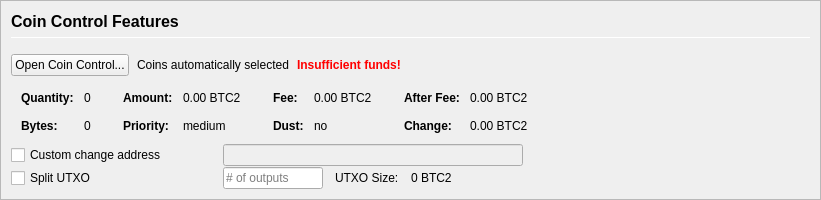
         <widget class="QFrame" name="frameCoinControl">
          <property name="sizePolicy">
           <sizepolicy hsizetype="Expanding" vsizetype="Expanding">
            <horstretch>0</horstretch>
            <verstretch>0</verstretch>
           </sizepolicy>
          </property>
          <property name="maximumSize">
           <size>
            <width>16777215</width>
            <height>16777215</height>
           </size>
          </property>
          <property name="frameShape">
           <enum>QFrame::StyledPanel</enum>
          </property>
          <property name="frameShadow">
           <enum>QFrame::Sunken</enum>
          </property>
          <layout class="QVBoxLayout" name="verticalLayoutCoinControl2">
           <property name="spacing">
            <number>0</number>
           </property>
           <property name="leftMargin">
            <number>0</number>
           </property>
           <property name="topMargin">
            <number>0</number>
           </property>
           <property name="rightMargin">
            <number>0</number>
           </property>
           <property name="bottomMargin">
            <number>0</number>
           </property>
           <item>
            <widget class="QFrame" name="frameCoinControl_BG">
             <layout class="QVBoxLayout" name="verticalLayoutCoinControl" stretch="0,0,0,0,0,0">
              <property name="spacing">
               <number>1</number>
              </property>
              <property name="leftMargin">
               <number>10</number>
              </property>
              <property name="topMargin">
               <number>10</number>
              </property>
              <item>
               <layout class="QHBoxLayout" name="horizontalLayoutCoinControl1">
                <property name="bottomMargin">
                 <number>15</number>
                </property>
                <item>
                 <layout class="QVBoxLayout" name="verticalLayout_3">
                  <property name="spacing">
                   <number>6</number>
                  </property>
                  <item>
                   <widget class="QLabel" name="labelCoinControlFeatures">
                    <property name="sizePolicy">
                     <sizepolicy hsizetype="Preferred" vsizetype="Maximum">
                      <horstretch>0</horstretch>
                      <verstretch>0</verstretch>
                     </sizepolicy>
                    </property>
                    <property name="minimumSize">
                     <size>
                      <width>0</width>
                      <height>20</height>
                     </size>
                    </property>
                    <property name="font">
                     <font>
                      <pointsize>12</pointsize>
                      <weight>75</weight>
                      <bold>true</bold>
                     </font>
                    </property>
                    <property name="styleSheet">
                     <string notr="true">font-weight:bold;</string>
                    </property>
                    <property name="text">
                     <string>Coin Control Features</string>
                    </property>
                   </widget>
                  </item>
                  <item>
                   <widget class="Line" name="line">
                    <property name="minimumSize">
                     <size>
                      <width>0</width>
                      <height>1</height>
                     </size>
                    </property>
                    <property name="maximumSize">
                     <size>
                      <width>16777215</width>
                      <height>1</height>
                     </size>
                    </property>
                    <property name="orientation">
                     <enum>Qt::Horizontal</enum>
                    </property>
                   </widget>
                  </item>
                 </layout>
                </item>
               </layout>
              </item>
              <item>
               <layout class="QHBoxLayout" name="horizontalLayoutCoinControl2" stretch="0,0,0,0">
                <property name="spacing">
                 <number>8</number>
                </property>
                <property name="bottomMargin">
                 <number>10</number>
                </property>
                <item>
                 <widget class="QPushButton" name="pushButtonCoinControl">
                  <property name="styleSheet">
                   <string notr="true"/>
                  </property>
                  <property name="text">
                   <string>Open Coin Control...</string>
                  </property>
                  <property name="autoDefault">
                   <bool>false</bool>
                  </property>
                 </widget>
                </item>
                <item>
                 <widget class="QLabel" name="labelCoinControlAutomaticallySelected">
                  <property name="text">
                   <string>Coins automatically selected</string>
                  </property>
                  <property name="margin">
                   <number>5</number>
                  </property>
                 </widget>
                </item>
                <item>
                 <widget class="QLabel" name="labelCoinControlInsuffFunds">
                  <property name="font">
                   <font>
                    <weight>75</weight>
                    <bold>true</bold>
                   </font>
                  </property>
                  <property name="styleSheet">
                   <string notr="true">color:red;font-weight:bold;</string>
                  </property>
                  <property name="text">
                   <string>Insufficient funds!</string>
                  </property>
                  <property name="margin">
                   <number>5</number>
                  </property>
                 </widget>
                </item>
                <item>
                 <spacer name="horizontalSpacerCoinControl">
                  <property name="orientation">
                   <enum>Qt::Horizontal</enum>
                  </property>
                  <property name="sizeHint" stdset="0">
                   <size>
                    <width>40</width>
                    <height>1</height>
                   </size>
                  </property>
                 </spacer>
                </item>
               </layout>
              </item>
              <item>
               <widget class="QWidget" name="widgetCoinControl" native="true">
                <property name="sizePolicy">
                 <sizepolicy hsizetype="Preferred" vsizetype="Preferred">
                  <horstretch>0</horstretch>
                  <verstretch>0</verstretch>
                 </sizepolicy>
                </property>
                <property name="minimumSize">
                 <size>
                  <width>0</width>
                  <height>0</height>
                 </size>
                </property>
                <property name="styleSheet">
                 <string notr="true"/>
                </property>
                <layout class="QHBoxLayout" name="horizontalLayoutCoinControl5">
                 <property name="leftMargin">
                  <number>0</number>
                 </property>
                 <property name="topMargin">
                  <number>0</number>
                 </property>
                 <property name="rightMargin">
                  <number>0</number>
                 </property>
                 <property name="bottomMargin">
                  <number>0</number>
                 </property>
                 <item>
                  <layout class="QHBoxLayout" name="horizontalLayoutCoinControl3" stretch="0,0,0,1">
                   <property name="spacing">
                    <number>20</number>
                   </property>
                   <property name="topMargin">
                    <number>0</number>
                   </property>
                   <property name="bottomMargin">
                    <number>10</number>
                   </property>
                   <item>
                    <layout class="QFormLayout" name="formLayoutCoinControl1">
                     <property name="horizontalSpacing">
                      <number>10</number>
                     </property>
                     <property name="verticalSpacing">
                      <number>14</number>
                     </property>
                     <property name="leftMargin">
                      <number>10</number>
                     </property>
                     <property name="topMargin">
                      <number>4</number>
                     </property>
                     <property name="rightMargin">
                      <number>6</number>
                     </property>
                     <item row="0" column="0">
                      <widget class="QLabel" name="labelCoinControlQuantityText">
                       <property name="font">
                        <font>
                         <weight>75</weight>
                         <bold>true</bold>
                        </font>
                       </property>
                       <property name="text">
                        <string>Quantity:</string>
                       </property>
                       <property name="margin">
                        <number>0</number>
                       </property>
                      </widget>
                     </item>
                     <item row="0" column="1">
                      <widget class="QLabel" name="labelCoinControlQuantity">
                       <property name="cursor">
                        <cursorShape>IBeamCursor</cursorShape>
                       </property>
                       <property name="contextMenuPolicy">
                        <enum>Qt::ActionsContextMenu</enum>
                       </property>
                       <property name="text">
                        <string notr="true">0</string>
                       </property>
                       <property name="margin">
                        <number>0</number>
                       </property>
                       <property name="textInteractionFlags">
                        <set>Qt::LinksAccessibleByMouse|Qt::TextSelectableByKeyboard|Qt::TextSelectableByMouse</set>
                       </property>
                      </widget>
                     </item>
                     <item row="1" column="0">
                      <widget class="QLabel" name="labelCoinControlBytesText">
                       <property name="font">
                        <font>
                         <weight>75</weight>
                         <bold>true</bold>
                        </font>
                       </property>
                       <property name="text">
                        <string>Bytes:</string>
                       </property>
                      </widget>
                     </item>
                     <item row="1" column="1">
                      <widget class="QLabel" name="labelCoinControlBytes">
                       <property name="cursor">
                        <cursorShape>IBeamCursor</cursorShape>
                       </property>
                       <property name="contextMenuPolicy">
                        <enum>Qt::ActionsContextMenu</enum>
                       </property>
                       <property name="text">
                        <string notr="true">0</string>
                       </property>
                       <property name="textInteractionFlags">
                        <set>Qt::LinksAccessibleByMouse|Qt::TextSelectableByKeyboard|Qt::TextSelectableByMouse</set>
                       </property>
                      </widget>
                     </item>
                    </layout>
                   </item>
                   <item>
                    <layout class="QFormLayout" name="formLayoutCoinControl2">
                     <property name="horizontalSpacing">
                      <number>10</number>
                     </property>
                     <property name="verticalSpacing">
                      <number>14</number>
                     </property>
                     <property name="leftMargin">
                      <number>6</number>
                     </property>
                     <property name="topMargin">
                      <number>4</number>
                     </property>
                     <property name="rightMargin">
                      <number>6</number>
                     </property>
                     <item row="0" column="0">
                      <widget class="QLabel" name="labelCoinControlAmountText">
                       <property name="font">
                        <font>
                         <weight>75</weight>
                         <bold>true</bold>
                        </font>
                       </property>
                       <property name="text">
                        <string>Amount:</string>
                       </property>
                       <property name="margin">
                        <number>0</number>
                       </property>
                      </widget>
                     </item>
                     <item row="0" column="1">
                      <widget class="QLabel" name="labelCoinControlAmount">
                       <property name="cursor">
                        <cursorShape>IBeamCursor</cursorShape>
                       </property>
                       <property name="contextMenuPolicy">
                        <enum>Qt::ActionsContextMenu</enum>
                       </property>
                       <property name="text">
                        <string notr="true">0.00 BTC2</string>
                       </property>
                       <property name="textInteractionFlags">
                        <set>Qt::LinksAccessibleByMouse|Qt::TextSelectableByKeyboard|Qt::TextSelectableByMouse</set>
                       </property>
                      </widget>
                     </item>
                     <item row="1" column="0">
                      <widget class="QLabel" name="labelCoinControlPriorityText">
                       <property name="font">
                        <font>
                         <weight>75</weight>
                         <bold>true</bold>
                        </font>
                       </property>
                       <property name="text">
                        <string>Priority:</string>
                       </property>
                      </widget>
                     </item>
                     <item row="1" column="1">
                      <widget class="QLabel" name="labelCoinControlPriority">
                       <property name="cursor">
                        <cursorShape>IBeamCursor</cursorShape>
                       </property>
                       <property name="contextMenuPolicy">
                        <enum>Qt::ActionsContextMenu</enum>
                       </property>
                       <property name="text">
                        <string>medium</string>
                       </property>
                       <property name="textInteractionFlags">
                        <set>Qt::LinksAccessibleByMouse|Qt::TextSelectableByKeyboard|Qt::TextSelectableByMouse</set>
                       </property>
                      </widget>
                     </item>
                    </layout>
                   </item>
                   <item>
                    <layout class="QFormLayout" name="formLayoutCoinControl3">
                     <property name="horizontalSpacing">
                      <number>10</number>
                     </property>
                     <property name="verticalSpacing">
                      <number>14</number>
                     </property>
                     <property name="leftMargin">
                      <number>6</number>
                     </property>
                     <property name="topMargin">
                      <number>4</number>
                     </property>
                     <property name="rightMargin">
                      <number>6</number>
                     </property>
                     <item row="0" column="0">
                      <widget class="QLabel" name="labelCoinControlFeeText">
                       <property name="font">
                        <font>
                         <weight>75</weight>
                         <bold>true</bold>
                        </font>
                       </property>
                       <property name="text">
                        <string>Fee:</string>
                       </property>
                       <property name="margin">
                        <number>0</number>
                       </property>
                      </widget>
                     </item>
                     <item row="0" column="1">
                      <widget class="QLabel" name="labelCoinControlFee">
                       <property name="cursor">
                        <cursorShape>IBeamCursor</cursorShape>
                       </property>
                       <property name="contextMenuPolicy">
                        <enum>Qt::ActionsContextMenu</enum>
                       </property>
                       <property name="text">
                        <string notr="true">0.00 BTC2</string>
                       </property>
                       <property name="textInteractionFlags">
                        <set>Qt::LinksAccessibleByMouse|Qt::TextSelectableByKeyboard|Qt::TextSelectableByMouse</set>
                       </property>
                      </widget>
                     </item>
                     <item row="1" column="0">
                      <widget class="QLabel" name="labelCoinControlLowOutputText">
                       <property name="font">
                        <font>
                         <weight>75</weight>
                         <bold>true</bold>
                        </font>
                       </property>
                       <property name="text">
                        <string>Dust:</string>
                       </property>
                      </widget>
                     </item>
                     <item row="1" column="1">
                      <widget class="QLabel" name="labelCoinControlLowOutput">
                       <property name="cursor">
                        <cursorShape>IBeamCursor</cursorShape>
                       </property>
                       <property name="contextMenuPolicy">
                        <enum>Qt::ActionsContextMenu</enum>
                       </property>
                       <property name="text">
                        <string>no</string>
                       </property>
                       <property name="textInteractionFlags">
                        <set>Qt::LinksAccessibleByMouse|Qt::TextSelectableByKeyboard|Qt::TextSelectableByMouse</set>
                       </property>
                      </widget>
                     </item>
                    </layout>
                   </item>
                   <item>
                    <layout class="QFormLayout" name="formLayoutCoinControl4">
                     <property name="horizontalSpacing">
                      <number>10</number>
                     </property>
                     <property name="verticalSpacing">
                      <number>14</number>
                     </property>
                     <property name="leftMargin">
                      <number>6</number>
                     </property>
                     <property name="topMargin">
                      <number>4</number>
                     </property>
                     <property name="rightMargin">
                      <number>6</number>
                     </property>
                     <item row="0" column="0">
                      <widget class="QLabel" name="labelCoinControlAfterFeeText">
                       <property name="font">
                        <font>
                         <weight>75</weight>
                         <bold>true</bold>
                        </font>
                       </property>
                       <property name="text">
                        <string>After Fee:</string>
                       </property>
                       <property name="margin">
                        <number>0</number>
                       </property>
                      </widget>
                     </item>
                     <item row="0" column="1">
                      <widget class="QLabel" name="labelCoinControlAfterFee">
                       <property name="cursor">
                        <cursorShape>IBeamCursor</cursorShape>
                       </property>
                       <property name="contextMenuPolicy">
                        <enum>Qt::ActionsContextMenu</enum>
                       </property>
                       <property name="text">
                        <string notr="true">0.00 BTC2</string>
                       </property>
                       <property name="textInteractionFlags">
                        <set>Qt::LinksAccessibleByMouse|Qt::TextSelectableByKeyboard|Qt::TextSelectableByMouse</set>
                       </property>
                      </widget>
                     </item>
                     <item row="1" column="0">
                      <widget class="QLabel" name="labelCoinControlChangeText">
                       <property name="font">
                        <font>
                         <weight>75</weight>
                         <bold>true</bold>
                        </font>
                       </property>
                       <property name="text">
                        <string>Change:</string>
                       </property>
                      </widget>
                     </item>
                     <item row="1" column="1">
                      <widget class="QLabel" name="labelCoinControlChange">
                       <property name="cursor">
                        <cursorShape>IBeamCursor</cursorShape>
                       </property>
                       <property name="contextMenuPolicy">
                        <enum>Qt::ActionsContextMenu</enum>
                       </property>
                       <property name="text">
                        <string notr="true">0.00 BTC2</string>
                       </property>
                       <property name="textInteractionFlags">
                        <set>Qt::LinksAccessibleByMouse|Qt::TextSelectableByKeyboard|Qt::TextSelectableByMouse</set>
                       </property>
                      </widget>
                     </item>
                    </layout>
                   </item>
                  </layout>
                 </item>
                </layout>
               </widget>
              </item>
              <item>
               <layout class="QHBoxLayout" name="horizontalLayoutCoinControl4">
                <property name="spacing">
                 <number>12</number>
                </property>
                <property name="sizeConstraint">
                 <enum>QLayout::SetDefaultConstraint</enum>
                </property>
                <property name="topMargin">
                 <number>0</number>
                </property>
                <property name="rightMargin">
                 <number>0</number>
                </property>
                <item>
                 <widget class="QCheckBox" name="checkBoxCoinControlChange">
                  <property name="sizePolicy">
                   <sizepolicy hsizetype="Preferred" vsizetype="Preferred">
                    <horstretch>0</horstretch>
                    <verstretch>0</verstretch>
                   </sizepolicy>
                  </property>
                  <property name="minimumSize">
                   <size>
                    <width>200</width>
                    <height>0</height>
                   </size>
                  </property>
                  <property name="maximumSize">
                   <size>
                    <width>200</width>
                    <height>16777215</height>
                   </size>
                  </property>
                  <property name="toolTip">
                   <string>If this is activated, but the change address is empty or invalid, change will be sent to a newly generated address.</string>
                  </property>
                  <property name="text">
                   <string>Custom change address</string>
                  </property>
                 </widget>
                </item>
                <item>
                 <widget class="QValidatedLineEdit" name="lineEditCoinControlChange">
                  <property name="enabled">
                   <bool>false</bool>
                  </property>
                  <property name="sizePolicy">
                   <sizepolicy hsizetype="Preferred" vsizetype="Preferred">
                    <horstretch>0</horstretch>
                    <verstretch>0</verstretch>
                   </sizepolicy>
                  </property>
                  <property name="minimumSize">
                   <size>
                    <width>300</width>
                    <height>0</height>
                   </size>
                  </property>
                 </widget>
                </item>
                <item>
                 <widget class="QLabel" name="labelCoinControlChangeLabel">
                  <property name="sizePolicy">
                   <sizepolicy hsizetype="Preferred" vsizetype="Preferred">
                    <horstretch>0</horstretch>
                    <verstretch>0</verstretch>
                   </sizepolicy>
                  </property>
                  <property name="minimumSize">
                   <size>
                    <width>100</width>
                    <height>0</height>
                   </size>
                  </property>
                  <property name="text">
                   <string/>
                  </property>
                  <property name="margin">
                   <number>3</number>
                  </property>
                 </widget>
                </item>
               </layout>
              </item>
              <item>
               <layout class="QHBoxLayout" name="horizontalLayoutCoinControl6">
                <property name="spacing">
                 <number>12</number>
                </property>
                <property name="rightMargin">
                 <number>0</number>
                </property>
                <item>
                 <widget class="QCheckBox" name="splitBlockCheckBox">
                  <property name="sizePolicy">
                   <sizepolicy hsizetype="Preferred" vsizetype="Preferred">
                    <horstretch>0</horstretch>
                    <verstretch>0</verstretch>
                   </sizepolicy>
                  </property>
                  <property name="minimumSize">
                   <size>
                    <width>200</width>
                    <height>0</height>
                   </size>
                  </property>
                  <property name="maximumSize">
                   <size>
                    <width>200</width>
                    <height>16777215</height>
                   </size>
                  </property>
                  <property name="text">
                   <string>Split UTXO</string>
                  </property>
                 </widget>
                </item>
                <item>
                 <widget class="QLineEdit" name="splitBlockLineEdit">
                  <property name="sizePolicy">
                   <sizepolicy hsizetype="Preferred" vsizetype="Preferred">
                    <horstretch>50</horstretch>
                    <verstretch>0</verstretch>
                   </sizepolicy>
                  </property>
                  <property name="minimumSize">
                   <size>
                    <width>100</width>
                    <height>0</height>
                   </size>
                  </property>
                  <property name="maximumSize">
                   <size>
                    <width>100</width>
                    <height>16777215</height>
                   </size>
                  </property>
                  <property name="placeholderText">
                   <string># of outputs</string>
                  </property>
                 </widget>
                </item>
                <item>
                 <widget class="QLabel" name="labelBlockSizeText">
                  <property name="text">
                   <string>UTXO Size:</string>
                  </property>
                 </widget>
                </item>
                <item>
                 <widget class="QLabel" name="labelBlockSize">
                  <property name="text">
                   <string>0 BTC2</string>
                  </property>
                 </widget>
                </item>
                <item>
                 <spacer name="horizontalSpacer_7">
                  <property name="orientation">
                   <enum>Qt::Horizontal</enum>
                  </property>
                  <property name="sizeHint" stdset="0">
                   <size>
                    <width>40</width>
                    <height>20</height>
                   </size>
                  </property>
                 </spacer>
                </item>
               </layout>
              </item>
              <item>
               <spacer name="verticalSpacerCoinControl">
                <property name="orientation">
                 <enum>Qt::Vertical</enum>
                </property>
                <property name="sizeHint" stdset="0">
                 <size>
                  <width>800</width>
                  <height>1</height>
                 </size>
                </property>
               </spacer>
              </item>
             </layout>
            </widget>
           </item>
          </layout>
         </widget>
